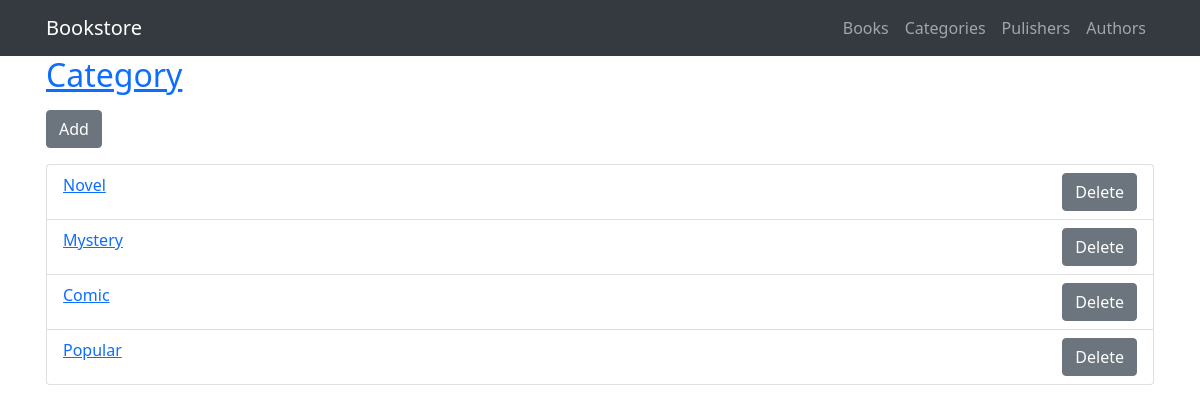
The page /category/ on the database its author committed.
### book/models.py (models this page shows, shortened)
class Category(models.Model):
    name = models.CharField(max_length=32, unique=True)

### book/views.py (the view)
# urls.py: path('category/', CategoryList.as_view(), name='category_list'),
class CategoryList(ListView):
    model = Category

### book/templates/book/category_list.html
{% extends "main.html" %}
{% block content %}
<h2><a href="{% url 'category_list' %}">Category</a></h2>
<section class="mt-3 mb-3">
  <a href="/category/add/" class="btn btn-secondary">
    Add
  </a>
</section>
<section>
  <ul class="list-group">
    {% for category in category_list %}
    <li class="list-group-item">
      <div class="clearfix">
        <div class="float-left">
          <a href="/category/update/{{ category.id }}">
            {{ category.name }}
          </a>
        </div>
        <div class="float-right">
          <a href="/category/delete/{{ category.id }}" class="ml-3 btn btn-secondary">
            Delete
          </a>
        </div>
      </div>
    </li>
    {% endfor %}
  </ul>
</section>
{% endblock %}

### rows shown on the page
Category: name "Novel"
Category: name "Mystery"
Category: name "Comic"
Category: name "Popular"
